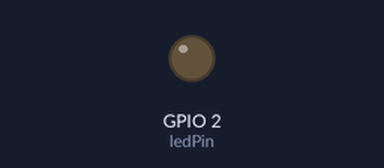
Bench run of a program on a simulated ESP32. Shown: output pins drawn as LEDs (lit = HIGH). WiFi joins after 1.5 s; servers stay silent unless stated; what the program prints to the serial monitor is not drawn.

Above: at 0.1 s.
At 1.6 s:
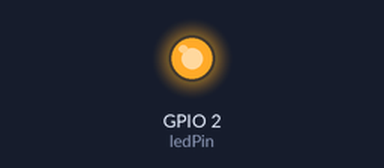
Timing chart, 0 to 3.1 s (numbered marks = the images above):
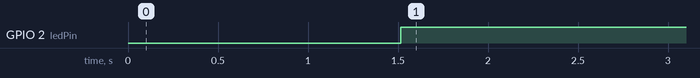

Measured:
- by itself, GPIO 2 (ledPin): LOW → HIGH at 1.5 s

The program:

main.cpp
```cpp
#include <Arduino.h>
#include <WiFi.h>
#include <PubSubClient.h>

const char* ssid = "hmmm";
const char* pswd = "selalusalah";

const char* mqtt_server = "192.168.1.129";

WiFiClient espClient;
PubSubClient client(espClient);

const int ledPin = 2;

#define topic_led = "led/1"

// put function declarations here:
void setupWiFi();
void connectIndicator();

void setup() {
  // put your setup code here, to run once:
  pinMode(ledPin, OUTPUT);
  digitalWrite(ledPin, LOW);

  Serial.begin(115200);
  WiFi.begin(ssid, pswd);
  setupWiFi();
}

void loop() {
  // put your main code here, to run repeatedly:
  connectIndicator();
  delay(500);
}

// put function definitions here:
void setupWiFi(){
  delay(10);
  Serial.print("\nConnecting to "); Serial.print(ssid); Serial.println("...") ;
  while(WiFi.status() != WL_CONNECTED){
    Serial.print(".");
    delay(100);
  }
  Serial.print("\nConnected "); Serial.print(ssid); Serial.println("!");
  Serial.print("IP Address : "); Serial.println(WiFi.localIP());
}

void connectIndicator(){
  if(WiFi.status() == WL_CONNECTED){
    digitalWrite(ledPin, HIGH);
  }
}
```
